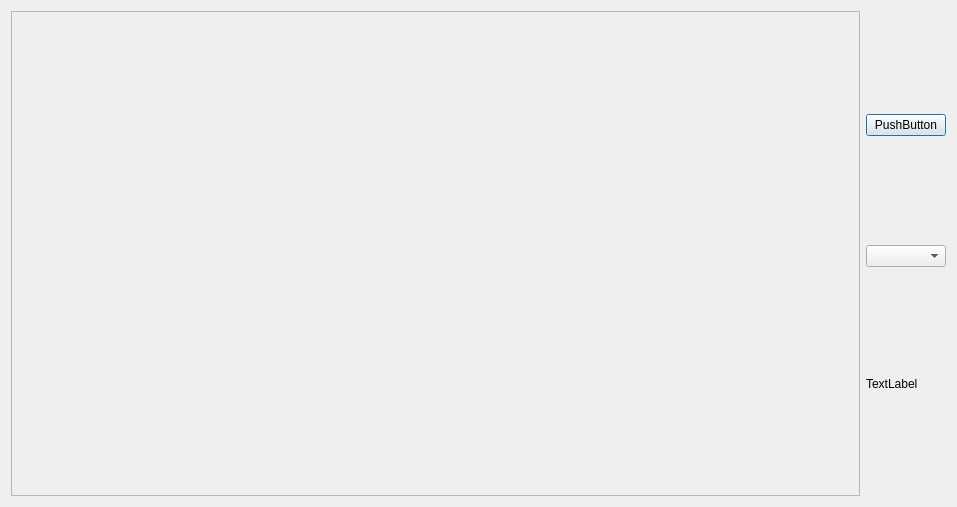
<?xml version="1.0" encoding="UTF-8"?>
<ui version="4.0">
 <class>Dialog</class>
 <widget class="QDialog" name="Dialog">
  <property name="geometry">
   <rect>
    <x>0</x>
    <y>0</y>
    <width>957</width>
    <height>507</height>
   </rect>
  </property>
  <property name="maximumSize">
   <size>
    <width>16777215</width>
    <height>507</height>
   </size>
  </property>
  <property name="windowTitle">
   <string>Dialog</string>
  </property>
  <layout class="QHBoxLayout" name="horizontalLayout">
   <item>
    <widget class="QScrollArea" name="scrollArea">
     <property name="widgetResizable">
      <bool>true</bool>
     </property>
     <widget class="QWidget" name="scrollAreaWidgetContents">
      <property name="geometry">
       <rect>
        <x>0</x>
        <y>0</y>
        <width>841</width>
        <height>487</height>
       </rect>
      </property>
      <layout class="QHBoxLayout" name="horizontalLayout_2">
       <item>
        <layout class="QVBoxLayout" name="verticalLayout_3"/>
       </item>
      </layout>
     </widget>
    </widget>
   </item>
   <item>
    <layout class="QVBoxLayout" name="verticalLayout">
     <item>
      <widget class="QPushButton" name="pushButton">
       <property name="text">
        <string>PushButton</string>
       </property>
      </widget>
     </item>
     <item>
      <widget class="QComboBox" name="comboBox"/>
     </item>
     <item>
      <widget class="QLabel" name="label">
       <property name="maximumSize">
        <size>
         <width>16777215</width>
         <height>15</height>
        </size>
       </property>
       <property name="text">
        <string>TextLabel</string>
       </property>
      </widget>
     </item>
    </layout>
   </item>
   <item>
    <layout class="QVBoxLayout" name="verticalLayout_2"/>
   </item>
  </layout>
 </widget>
 <layoutdefault spacing="6" margin="11"/>
 <resources/>
 <connections/>
</ui>
